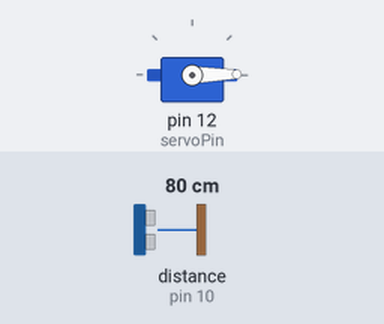
Simulated run of this sketch. Board: Arduino Uno, built with avr-gcc and run on an emulated ATmega328P. Shown: servo. Wiring (inferred from the names in the program): ultrasonic range finder: trigger pin 9; echo pin 10. The inputs (shaded band) are chosen by the test bench; at power-on: distance to the obstacle (sensor on pin 10) 80 cm. The echo pulse lasts 58.3 µs per cm; what the sketch prints to the serial monitor is not drawn.

Above: at 0.01 s.
1.3 s: distance to the obstacle (sensor on pin 10) set to 2 cm
At 2.3 s:
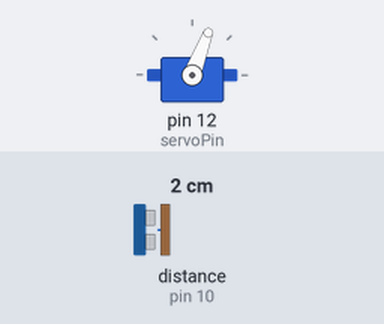
4.3 s: distance to the obstacle (sensor on pin 10) set to 9 cm
At 5.84 s:
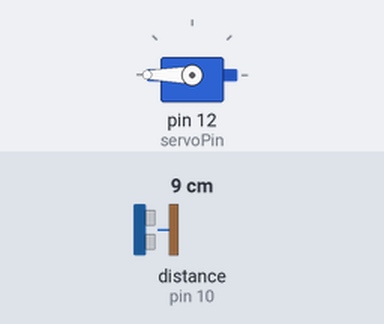
Timing chart, 0 to 13.3 s (numbered marks = the images above; inputs shaded):
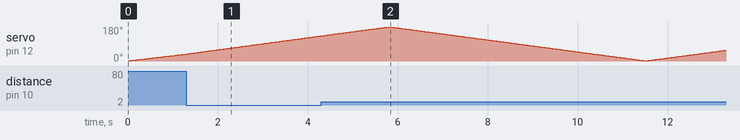

The sketch:

ultrasonic_spinner.ino
```cpp
// Servo Portion
#include <Servo.h>
const int servoPin = 12;
Servo myServo;

// Ultrasonic Sensor Portion
const int trigPin = 9;
const int echoPin = 10;

float duration;
float distanceCM;

void calculateDistance(){
  // Reset ultrasonic sensor
  digitalWrite(trigPin, LOW);
  delayMicroseconds(2);

  // Send out signal to measure time for return
  digitalWrite(trigPin, HIGH);
  delayMicroseconds(10);
  digitalWrite(trigPin, LOW);
  duration = pulseIn(echoPin, HIGH);

  // Calculate distance (343 m/s = .034 cm/microsecond)
  distanceCM = (duration * 0.034) / 2;
}

void setup() {
  Serial.begin(9600);

  // Servo
  myServo.attach(servoPin);

  // Ultrasonic
  pinMode(trigPin, OUTPUT);
  pinMode(echoPin, INPUT);
}

void loop() {
  // Rotate servo from 1 - 90 degrees
  for (int deg = 1; deg < 181; deg++){
    myServo.write(deg);
    delay(30);
    calculateDistance();

    Serial.print(deg);
    Serial.print(":");
    Serial.print(distanceCM);
    Serial.print("|");
  }

  // Rotate servo back from 90 - 1 degree
  for (int deg = 181; deg > 0; deg--){
    myServo.write(deg);
    delay(30);
    calculateDistance();

    Serial.print(deg);
    Serial.print(":");
    Serial.print(distanceCM);
    Serial.print("|");
  }
}
```
